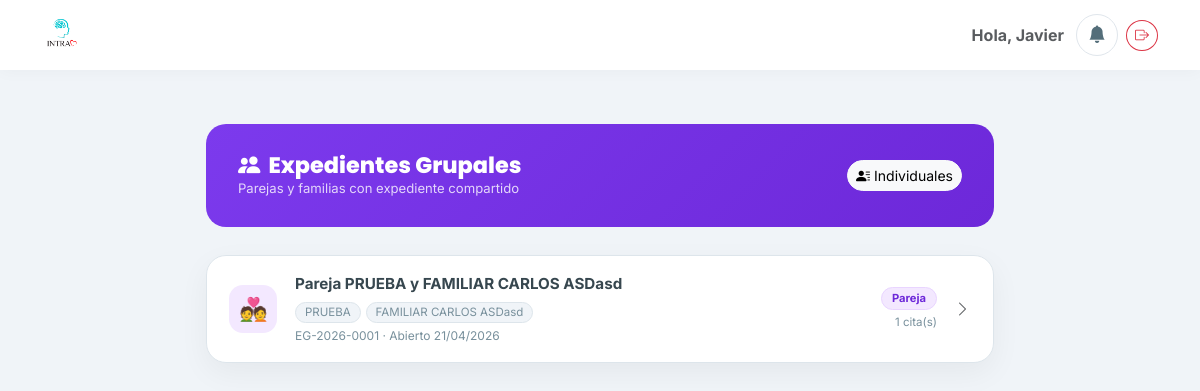
/portal-medico/expedientes-grupales/ (signed in), run on the app's committed database.
### clinica/models.py (models this page shows, shortened)
class ExpedienteGrupal(models.Model):
    TIPO_PAREJA = 'pareja'
    TIPO_FAMILIA = 'familia'
    TIPO_CHOICES = [
        (TIPO_PAREJA, 'Pareja'),
        (TIPO_FAMILIA, 'Familia'),
    ]
    expediente_no   = models.CharField(max_length=50, unique=True, blank=True, verbose_name='No. de Expediente')
    tipo            = models.CharField(max_length=20, choices=TIPO_CHOICES, default=TIPO_PAREJA)
    nombre          = models.CharField(max_length=300, blank=True, verbose_name='Nombre del Expediente')
    pacientes       = models.ManyToManyField('Paciente', related_name='expedientes_grupales', blank=True)
    division        = models.ForeignKey('Division', on_delete=models.SET_NULL, null=True, blank=True)
    motivo_consulta = models.TextField(blank=True, verbose_name='Motivo de consulta')
    fecha_apertura  = models.DateField(auto_now_add=True)
    creado_en       = models.DateTimeField(auto_now_add=True)
    class Meta:
        verbose_name = 'Expediente Grupal'
        verbose_name_plural = 'Expedientes Grupales'
        ordering = ['-fecha_apertura']

class Paciente(models.Model):
    TIPO_CONTACTO_CHOICES = [
        ('propio', 'Propio'),
        ('madre', 'Madre'),
        ('padre', 'Padre'),
        ('pareja', 'Pareja'),
        ('otro', 'Otro'),
    ]
    SEXO_CHOICES = [
        ('Femenino', 'Femenino'),
        ('Masculino', 'Masculino'),
    ]
    usuario = models.OneToOneField(User, on_delete=models.SET_NULL, null=True, blank=True, related_name='perfil_paciente')
    nombre = models.CharField(max_length=200, verbose_name="Nombre Completo")
    fecha_nacimiento = models.DateField(verbose_name="Fecha de Nacimiento")
    nombre_normalizado = models.CharField(max_length=200, blank=True, editable=False)
    sexo = models.CharField(
        max_length=20,
        choices=SEXO_CHOICES,
        default='Femenino',
        verbose_name="Sexo"
    )
    telefono = models.CharField(max_length=20, verbose_name="Teléfono (WhatsApp)")
    identidad_contacto = models.CharField(max_length=20, choices=TIPO_CONTACTO_CHOICES, default='propio')
    servicio_inicial = models.ForeignKey('Servicio', on_delete=models.SET_NULL, null=True, verbose_name="Servicio Inicial")
    consentimiento_firmado = models.FileField(upload_to='documentos/', blank=True, null=True)
    estudio_socioeconomico = models.FileField(upload_to='documentos/', blank=True, null=True)
    apertura_expediente = models.FileField(upload_to='documentos/', blank=True, null=True)
    resumen_clinico = models.TextField(blank=True, null=True)
    empresa = models.ForeignKey(
        'Empresa', on_delete=models.SET_NULL, null=True, blank=True,
        related_name='pacientes'
    )
    division = models.ForeignKey(
        'Division', on_delete=models.SET_NULL, null=True, blank=True,
        related_name='pacientes', verbose_name='División'
    )
    pacientes_relacionados = models.ManyToManyField('self', blank=True, symmetrical=True)
    enlace_resultados = models.URLField(blank=True, null=True)
    fecha_registro = models.DateTimeField(auto_now_add=True)
    dado_de_alta = models.BooleanField(default=False, verbose_name="Dado de alta")
    fecha_alta = models.DateTimeField(null=True, blank=True)
    class Meta:
        verbose_name = "Paciente"
        verbose_name_plural = "Pacientes"

### clinica/views.py (the view)
# urls.py: path('portal-medico/expedientes-grupales/', clinica_views.expedientes_grupales_lista, name='expedientes_grupales_lista'),
@login_required
def expedientes_grupales_lista(request):
    if not hasattr(request.user, 'perfil_terapeuta'):
        return redirect('home')
    terapeuta = request.user.perfil_terapeuta
    paciente_ids = _pacientes_ids_terapeuta(terapeuta)
    expedientes = (
        ExpedienteGrupal.objects
        .filter(pacientes__id__in=paciente_ids)
        .prefetch_related('pacientes')
        .distinct()
        .order_by('-fecha_apertura')
    )
    return render(request, 'clinica/expedientes_grupales_lista.html', {
        'expedientes': expedientes,
        'terapeuta': terapeuta,
    })

### clinica/views.py (called while the page is built)
def _pacientes_ids_terapeuta(terapeuta):
    ids = set(
        Cita.objects.filter(
            terapeuta=terapeuta,
            paciente__isnull=False,
        ).values_list('paciente_id', flat=True)
    )
    ids.update(
        Cita.objects.filter(
            terapeuta=terapeuta,
            pacientes_adicionales__isnull=False,
        ).values_list('pacientes_adicionales__id', flat=True)
    )
    ids.update(
        PacienteTerapeutaAcceso.objects.filter(
            terapeuta=terapeuta,
        ).values_list('paciente_id', flat=True)
    )
    return {pid for pid in ids if pid}

### clinica/templates/clinica/expedientes_grupales_lista.html (shortened to what this page needs)
{% extends 'clinica/base.html' %}
{% block content %}
<div style="max-width:820px; margin:0 auto; padding:1.5rem 1rem;">
  <div class="page-header">
    <div class="d-flex align-items-center justify-content-between gap-2">
      <div>
        <h1><i class="bi bi-people-fill me-2"></i>Expedientes Grupales</h1>
        <p>Parejas y familias con expediente compartido</p>
      </div>
      <a href="{% url 'expedientes_terapeuta' %}" class="btn btn-sm btn-light btn-sm rounded-pill">
        <i class="bi bi-person-lines-fill me-1"></i>Individuales
      </a>
    </div>
  </div>
  {% if expedientes %}
    {% for eg in expedientes %}
      <a href="{% url 'expediente_grupal_detalle' eg.id %}" class="eg-card" style="animation-delay:{{ forloop.counter0 }}00ms">
        <div class="eg-icon">{% if eg.tipo == 'pareja' %}💑{% else %}👨‍👩‍👧‍👦{% endif %}</div>
        <div class="flex-grow-1 overflow-hidden">
          <p class="eg-nombre">{{ eg.nombre }}</p>
          <div class="eg-pacientes">
            {% for p in eg.pacientes.all %}
              <span class="chip">{{ p.nombre }}</span>
            {% endfor %}
          </div>
          <p class="eg-sub mt-1">{{ eg.expediente_no }} · Abierto {{ eg.fecha_apertura|date:"d/m/Y" }}</p>
        </div>
        <div class="d-flex flex-column align-items-end gap-1 flex-shrink-0">
          <span class="eg-badge">{{ eg.get_tipo_display }}</span>
          <span style="font-size:.72rem; color:var(--muted);">{{ eg.citas.count }} cita(s)</span>
        </div>
        <i class="bi bi-chevron-right text-muted"></i>
      </a>
    {% endfor %}
  {% else %}
    <div class="empty-state">
      <i class="bi bi-people"></i>
      <p style="font-size:.95rem; font-weight:600;">Sin expedientes grupales aún</p>
      <p style="font-size:.83rem;">Se crean automáticamente al agendar una cita de pareja o familia.</p>
    </div>
  {% endif %}
</div>
{% endblock %}

### clinica/templates/clinica/base.html (shortened to what this page needs)
{% load static %}
<!DOCTYPE html>
<html lang="es">
<head>
    <link href="https://cdn.jsdelivr.net/npm/bootstrap@5.3.0/dist/css/bootstrap.min.css" rel="stylesheet">
    <link rel="stylesheet" href="https://cdn.jsdelivr.net/npm/bootstrap-icons@1.10.5/font/bootstrap-icons.css">
</head>
<body>
    <nav class="navbar navbar-expand-lg fixed-top">
        <div class="container">
            <a class="navbar-brand d-flex align-items-center" href="{% url 'home' %}">
               <img src="{% static 'clinica/images/logo.png' %}" alt="Logo INTRA" class="me-2">
            </a>
            <div class="d-flex align-items-center gap-2">
                <span class="me-1 text-muted fw-bold d-none d-md-block">
                    Hola, {{ user.username|title }}
                </span>
                {% if user.perfil_terapeuta %}
                <div class="position-relative">
                    <button id="btn-campanita"
                            class="btn-campanita"
                            type="button"
                            data-bs-toggle="offcanvas"
                            data-bs-target="#notifPanel"
                            title="Notificaciones"
                            aria-label="Ver notificaciones">
                        <i class="bi bi-bell-fill"></i>
                    </button>
                </div>
                {% endif %}
<form action="{% url 'logout' %}" method="post">
                    <button type="submit" class="btn btn-outline-danger btn-sm rounded-circle" title="Cerrar Sesión">
                        <i class="bi bi-box-arrow-right"></i>
                    </button>
                </form>
            </div>
        </div>
    </nav>
    <div class="container" style="margin-top: 100px;">
        {% block content %}
        {% endblock %}
    </div>
</body>
<link href="https://cdn.jsdelivr.net/npm/select2@4.1.0-rc.0/dist/css/select2.min.css" rel="stylesheet" />
<link rel="stylesheet" href="https://cdn.jsdelivr.net/npm/select2-bootstrap-5-theme@1.3.0/dist/select2-bootstrap-5-theme.min.css" />
</html>

### clinica/templates/clinica/base.html (style rules this page uses)
:root { --intra-primary: #26C6DA; --intra-secondary: #EF5350; --intra-dark: #37474F; --intra-light: #F0F4F8; --intra-white: #FFFFFF; }
body { background-color: var(--intra-light); font-family: 'Inter', sans-serif; color: var(--intra-dark); }
h1, h2, h3, h4, h5, .navbar-brand { font-family: 'Poppins', sans-serif; }
.navbar { background-color: var(--intra-white); box-shadow: 0 2px 15px rgba(0,0,0,0.03); padding-top: 10px; padding-bottom: 10px; }
.navbar-brand img { height: 40px; width: auto; }
.btn-campanita { position: relative; width: 42px; height: 42px; border-radius: 50%; border: 1px solid #E0E6EC; background: #fff; color: #546E7A; display: inline-flex; align-items: center; justify-content: center; font-size: 1.1rem; transition: all .2s ease; cursor: pointer; }

### clinica/templates/clinica/expedientes_grupales_lista.html (style rules this page uses)
:root { --navy:#37474F; --teal:#2A72EA; --teal-lt:#EAF2FF; --teal-dk:#1F5FCA; --bg:#F0F4F8; --card:#FFFFFF; --text:#37474F; --muted:#78909C; --border:#DDE5EB; --shadow:0 10px 30px rgba(0,0,0,.05); --r:20px; --purple:#7C3AED; --purple-lt:#F3E8FF; --purple-dk:#6D28D9; }
.page-header { background:linear-gradient(135deg,#7C3AED 0%,#6D28D9 100%); border-radius:var(--r); padding:1.75rem 2rem; margin-bottom:1.75rem; color:#fff; }
.page-header h1 { font-size:1.4rem; font-weight:800; margin:0; }
.page-header p { font-size:.82rem; opacity:.8; margin:0; }
.eg-card { background:var(--card); border:1px solid var(--border); border-radius:var(--r); box-shadow:var(--shadow); display:flex; align-items:center; gap:1.1rem; padding:1.1rem 1.4rem; margin-bottom:.85rem; text-decoration:none; color:inherit; transition:box-shadow .15s, transform .15s; animation:slideUp .35s both; }
.eg-icon { width:48px; height:48px; border-radius:14px; flex-shrink:0; background:var(--purple-lt); display:flex; align-items:center; justify-content:center; font-size:1.4rem; }
.eg-nombre { font-size:.95rem; font-weight:700; color:var(--navy); margin:0; }
.eg-sub { font-size:.75rem; color:var(--muted); margin:0; }
.eg-badge { background:var(--purple-lt); color:var(--purple-dk); border:1px solid #E9D5FF; border-radius:20px; padding:2px 10px; font-size:.7rem; font-weight:700; white-space:nowrap; }
.eg-pacientes { display:flex; flex-wrap:wrap; gap:.3rem; margin-top:.35rem; }
.chip { background:#F0F4F8; border:1px solid var(--border); border-radius:20px; padding:1px 9px; font-size:.72rem; color:var(--muted); }

### data on the page
ExpedienteGrupal: nombre "Pareja PRUEBA y FAMILIAR CARLOS ASDasd", expediente_no "EG-2026-0001", fecha_apertura "21/04/2026", tipo "Pareja", citas.count "1"
Paciente: nombre "PRUEBA"
Paciente: nombre "FAMILIAR CARLOS ASDasd"

### other printed values
{{ user.username|title }} "Javier"
